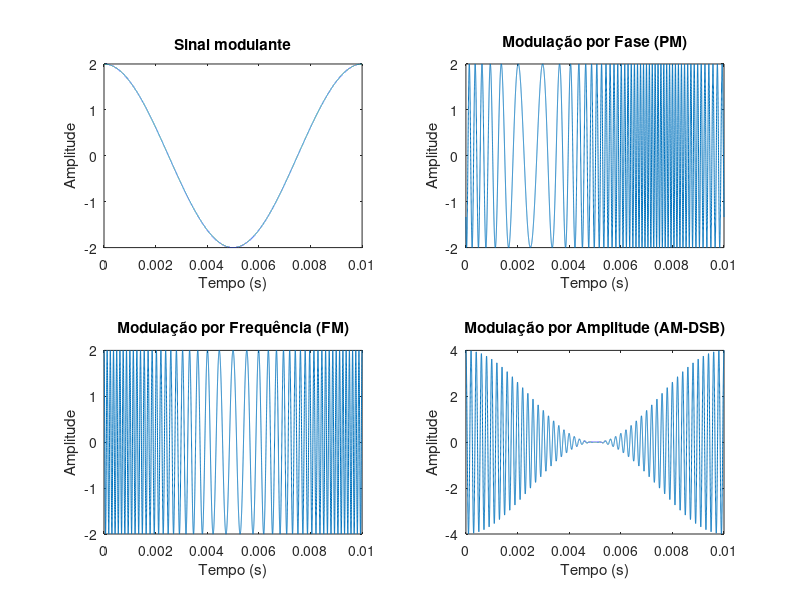

Recreate this plot in MATLAB.
clear all;
close all;
clc;

## Constantes Dadas
Ac = 2;
fc = 5 * 10^3;
fm = 100;

## Constantes Escolhidas
t = linspace(0, 0.01, 20000);
Kp = 20;
Kf = 20000;



## Sinais
mt = 2*cos(2*pi*fm*t);

PM = Ac*cos(2*pi*fc*t + Kp*mt);

int_mt = (1/(2*pi*fm))*sin(2*pi*fm*t);
FM = Ac*cos(2*pi*fc*t + Kf*int_mt);

AM_dsb = Ac*cos(2*pi*fc*t) + mt.*cos(2*pi*fc*t);


figure;
subplot(2,2,1);
plot(t, mt);
title('Sinal modulante');
xlabel('Tempo (s)');
ylabel('Amplitude');

subplot(2,2,2);
plot(t, PM);
title('Modulação por Fase (PM)');
xlabel('Tempo (s)');
ylabel('Amplitude');

subplot(2,2,3);
plot(t, FM);
title('Modulação por Frequência (FM)');
xlabel('Tempo (s)');
ylabel('Amplitude');

subplot(2,2,4);
plot(t, AM_dsb);
title('Modulação por Amplitude (AM-DSB)');
xlabel('Tempo (s)');
ylabel('Amplitude');

